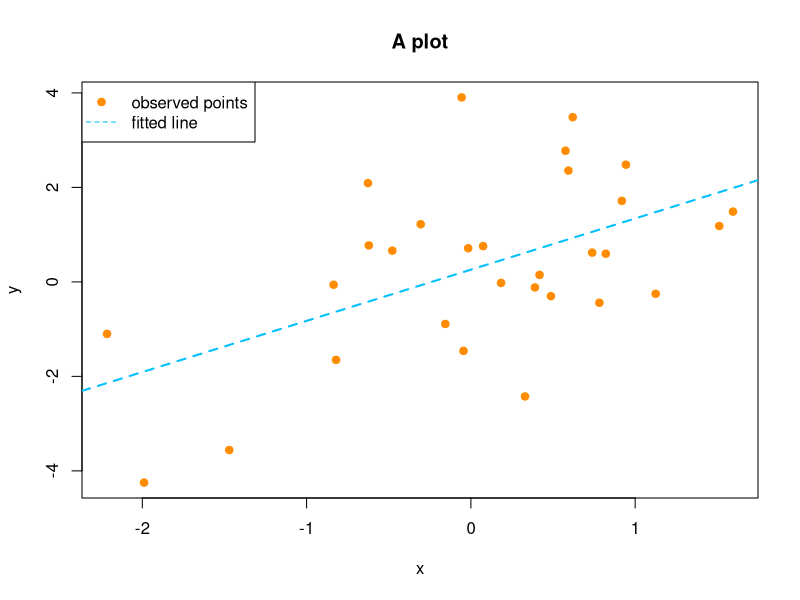

Recreate this plot in R.
## ---- chunk 1
  # Basic mathematical operations
  1 + 3
  3*5
  3^5
  exp(2)
  log(3)
  log2(3)
  factorial(5)
## ---- chunk 2
  # creating a vector
  c(1,2,3,4)
  # creating matrix from a vector
  matrix(c(1,2,3,4), 2, 2)
  x = c(1,1,1,0,0,0); y = c(1,0,1,0,1,0)
  cbind(x,y)
  # matrix multiplication using '%*%'
  matrix(c(1,2,3,4), 2, 2) %*% t(cbind(x,y))
## ---- chunk 3
  # some simple operations 
  x[3]
  x[2:5]
  cbind(x,y)[1:2, ]
  (x + y)^2
  length(x)
  dim(cbind(x,y))
  # A warning will be issued when R detects something wrong. Results may still be produced.
  x + c(1,2,3,4)
## ---- chunk 4
    # generate 10 Bernoulli random variables as a vector
    rbinom(n=10, size = 1, prob = 0.5)
    # 2 random normally distributed variables
    rnorm(n=4, mean = 1, sd = 2)

## ---- chunk 5
    # after setting the seed, the two runs will generate exactly the same "random" numbers
    set.seed(1)
    rnorm(n=4, mean = 1, sd = 2)
    set.seed(1)
    rnorm(n=4, mean = 1, sd = 2)
## ---- chunk 6
    x = rnorm(n=100, mean = 1, sd = 2)
    y = rnorm(n=100, mean = 2, sd = 1)
    sum(x)
    mean(x)
    var(x)
    median(x)
    quantile(x, c(0.25, 0.5, 0.75))
    cor(x, y)
## ---- chunk 7
    set.seed(1); n = 1000
    x = rbinom(n, size = 1, prob = 0.75)
    y = rbinom(n, size = 3, prob = c(0.4, 0.3, 0.2, 0.1))
    table(x)
    table(x, y)
## ---- chunk 8
    # data.frame is a special data structure that can store both factor and numeric variables
    z = runif(n, min = 18, max = 65)
    data = data.frame("Gender" = as.factor(x), "Group" = as.factor(y), "Age" = z)
    levels(data$Gender) = c("male", "female")
    levels(data$Group) = c("patient", "physician", "engineer", "statistician")
    
    # a peek at the top 3 entries of the data
    head(data, 3)
    
    # a brief summary
    summary(data)
    
    # generate a 2 by 2 table that summarizes Gender and Group
    table(data[, 1:2])
## ---- chunk 9
    # the test p-value is not significant
    # recall that we generated the two variables independently.
    fisher.test(table(data[, 1:2]))

    # chi-square test
    chisq.test(table(data[, 1:2]))
## ---- chunk 10
    set.seed(1); n = 30
    x = rnorm(n)
    y = x + rnorm(n, sd = 2)
    z = x + rnorm(n, sd = 2)
    
    # one can specify method = "kendall" or "spearman" to perform other correlations or tests
    cor(y, z)
    cor.test(y, z)
## ---- chunk 11
    # the lm() function is the most commonly used
    fit = lm(y~x)
    summary(fit)
## ---- chunk 12
    plot(x, y, xlab = "x", ylab = "y", main = "A plot", col = "darkorange", pch = 19)
    abline(a = fit$coefficients[1], b = fit$coefficients[2], 
           col = "deepskyblue", lty = 2, lwd = 2)
    legend("topleft", c("observed points", "fitted line"), lty = c(NA, 2), 
           pch = c(19, NA), col = c("darkorange", "deepskyblue"))
## ---- chunk 13
    # The MASS package can be used to generate multivariate normal distribution 
    library(MASS)
    P = 4; N = 200
    V <- 0.5^abs(outer(1:P, 1:P, "-"))
    X = as.matrix(mvrnorm(N, mu=rep(0,P), Sigma=V))
    head(X, 3)
